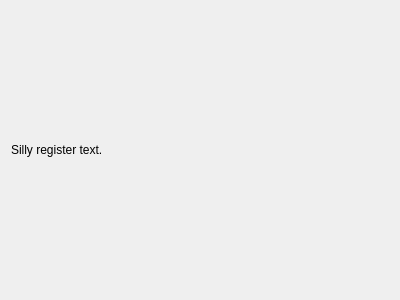
<?xml version="1.0" encoding="UTF-8"?>
<ui version="4.0">
 <class>Registers</class>
 <widget class="QWidget" name="Registers">
  <property name="geometry">
   <rect>
    <x>0</x>
    <y>0</y>
    <width>400</width>
    <height>300</height>
   </rect>
  </property>
  <property name="windowTitle">
   <string>Registers</string>
  </property>
  <layout class="QHBoxLayout" name="horizontalLayout">
   <item>
    <widget class="QLabel" name="label">
     <property name="text">
      <string>Silly register text.</string>
     </property>
    </widget>
   </item>
  </layout>
 </widget>
 <resources/>
 <connections/>
</ui>
